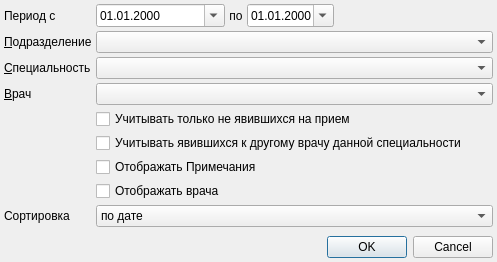
<?xml version="1.0" encoding="UTF-8"?>
<ui version="4.0">
 <class>ReportVisitByQueueDialog</class>
 <widget class="QDialog" name="ReportVisitByQueueDialog">
  <property name="geometry">
   <rect>
    <x>0</x>
    <y>0</y>
    <width>497</width>
    <height>262</height>
   </rect>
  </property>
  <property name="windowTitle">
   <string>dialog</string>
  </property>
  <layout class="QGridLayout" name="gridLayout">
   <property name="margin">
    <number>4</number>
   </property>
   <property name="spacing">
    <number>4</number>
   </property>
   <item row="5" column="1" colspan="4">
    <widget class="QCheckBox" name="chkTakeAccountVisitToOtherDoctor">
     <property name="text">
      <string>Учитывать явившихся к другому врачу данной специальности</string>
     </property>
    </widget>
   </item>
   <item row="3" column="0">
    <widget class="QLabel" name="label_5">
     <property name="sizePolicy">
      <sizepolicy hsizetype="Maximum" vsizetype="Preferred">
       <horstretch>0</horstretch>
       <verstretch>0</verstretch>
      </sizepolicy>
     </property>
     <property name="text">
      <string>&amp;Врач</string>
     </property>
     <property name="buddy">
      <cstring>cmbPerson</cstring>
     </property>
    </widget>
   </item>
   <item row="1" column="0">
    <widget class="QLabel" name="lblOrgStructure">
     <property name="sizePolicy">
      <sizepolicy hsizetype="Maximum" vsizetype="Preferred">
       <horstretch>0</horstretch>
       <verstretch>0</verstretch>
      </sizepolicy>
     </property>
     <property name="text">
      <string>&amp;Подразделение</string>
     </property>
     <property name="buddy">
      <cstring>cmbOrgStructure</cstring>
     </property>
    </widget>
   </item>
   <item row="1" column="1" colspan="4">
    <widget class="COrgStructureComboBox" name="cmbOrgStructure"/>
   </item>
   <item row="2" column="0">
    <widget class="QLabel" name="lblSpeciality">
     <property name="sizePolicy">
      <sizepolicy hsizetype="Maximum" vsizetype="Preferred">
       <horstretch>0</horstretch>
       <verstretch>0</verstretch>
      </sizepolicy>
     </property>
     <property name="text">
      <string>&amp;Специальность</string>
     </property>
     <property name="buddy">
      <cstring>cmbSpeciality</cstring>
     </property>
    </widget>
   </item>
   <item row="8" column="0">
    <widget class="QLabel" name="lblOrder">
     <property name="text">
      <string>Сортировка</string>
     </property>
    </widget>
   </item>
   <item row="2" column="1" colspan="4">
    <widget class="CRBComboBox" name="cmbSpeciality"/>
   </item>
   <item row="9" column="0">
    <spacer name="verticalSpacer">
     <property name="orientation">
      <enum>Qt::Vertical</enum>
     </property>
     <property name="sizeHint" stdset="0">
      <size>
       <width>20</width>
       <height>40</height>
      </size>
     </property>
    </spacer>
   </item>
   <item row="6" column="1" colspan="4">
    <widget class="QCheckBox" name="chkNoteVisibled">
     <property name="text">
      <string>Отображать Примечания</string>
     </property>
    </widget>
   </item>
   <item row="0" column="0">
    <widget class="QLabel" name="lblBegScheduleDate">
     <property name="text">
      <string>Период с</string>
     </property>
     <property name="alignment">
      <set>Qt::AlignLeading|Qt::AlignLeft|Qt::AlignVCenter</set>
     </property>
    </widget>
   </item>
   <item row="0" column="3">
    <widget class="CDateEdit" name="edtEndScheduleDate">
     <property name="displayFormat">
      <string>dd.MM.yyyy</string>
     </property>
     <property name="calendarPopup">
      <bool>true</bool>
     </property>
    </widget>
   </item>
   <item row="10" column="0" colspan="5">
    <widget class="QDialogButtonBox" name="buttonBox">
     <property name="standardButtons">
      <set>QDialogButtonBox::Cancel|QDialogButtonBox::Ok</set>
     </property>
    </widget>
   </item>
   <item row="3" column="1" colspan="4">
    <widget class="CPersonComboBoxEx" name="cmbPerson"/>
   </item>
   <item row="8" column="1" colspan="4">
    <widget class="QComboBox" name="cmbOrder">
     <item>
      <property name="text">
       <string>по дате</string>
      </property>
     </item>
     <item>
      <property name="text">
       <string>по ФИО пациента</string>
      </property>
     </item>
     <item>
      <property name="text">
       <string>по идентификатору пациента</string>
      </property>
     </item>
    </widget>
   </item>
   <item row="0" column="2">
    <widget class="QLabel" name="lblEndScheduleDate">
     <property name="text">
      <string>по</string>
     </property>
     <property name="alignment">
      <set>Qt::AlignCenter</set>
     </property>
    </widget>
   </item>
   <item row="0" column="4">
    <spacer name="horizontalSpacer">
     <property name="orientation">
      <enum>Qt::Horizontal</enum>
     </property>
     <property name="sizeHint" stdset="0">
      <size>
       <width>152</width>
       <height>20</height>
      </size>
     </property>
    </spacer>
   </item>
   <item row="0" column="1">
    <widget class="CDateEdit" name="edtBegScheduleDate">
     <property name="displayFormat">
      <string>dd.MM.yyyy</string>
     </property>
     <property name="calendarPopup">
      <bool>true</bool>
     </property>
    </widget>
   </item>
   <item row="4" column="1" colspan="4">
    <widget class="QCheckBox" name="chkListOnlyWithoutVisit">
     <property name="text">
      <string>Учитывать только не явившихся на прием</string>
     </property>
    </widget>
   </item>
   <item row="7" column="1">
    <widget class="QCheckBox" name="chkPersonVisibled">
     <property name="text">
      <string>Отображать врача</string>
     </property>
    </widget>
   </item>
  </layout>
 </widget>
 <customwidgets>
  <customwidget>
   <class>CDateEdit</class>
   <extends>QDateEdit</extends>
   <header>library/DateEdit.h</header>
  </customwidget>
  <customwidget>
   <class>CPersonComboBoxEx</class>
   <extends>QComboBox</extends>
   <header>Orgs/PersonComboBoxEx.h</header>
  </customwidget>
  <customwidget>
   <class>CRBComboBox</class>
   <extends>QComboBox</extends>
   <header>library/crbcombobox.h</header>
  </customwidget>
  <customwidget>
   <class>COrgStructureComboBox</class>
   <extends>QComboBox</extends>
   <header>Orgs/OrgStructComboBoxes.h</header>
  </customwidget>
 </customwidgets>
 <tabstops>
  <tabstop>edtBegScheduleDate</tabstop>
  <tabstop>edtEndScheduleDate</tabstop>
  <tabstop>cmbOrgStructure</tabstop>
  <tabstop>cmbSpeciality</tabstop>
  <tabstop>cmbPerson</tabstop>
  <tabstop>chkListOnlyWithoutVisit</tabstop>
  <tabstop>chkTakeAccountVisitToOtherDoctor</tabstop>
  <tabstop>chkNoteVisibled</tabstop>
  <tabstop>cmbOrder</tabstop>
  <tabstop>buttonBox</tabstop>
 </tabstops>
 <resources/>
 <connections>
  <connection>
   <sender>buttonBox</sender>
   <signal>accepted()</signal>
   <receiver>ReportVisitByQueueDialog</receiver>
   <slot>accept()</slot>
   <hints>
    <hint type="sourcelabel">
     <x>175</x>
     <y>241</y>
    </hint>
    <hint type="destinationlabel">
     <x>151</x>
     <y>213</y>
    </hint>
   </hints>
  </connection>
  <connection>
   <sender>buttonBox</sender>
   <signal>rejected()</signal>
   <receiver>ReportVisitByQueueDialog</receiver>
   <slot>reject()</slot>
   <hints>
    <hint type="sourcelabel">
     <x>192</x>
     <y>241</y>
    </hint>
    <hint type="destinationlabel">
     <x>212</x>
     <y>212</y>
    </hint>
   </hints>
  </connection>
 </connections>
</ui>
